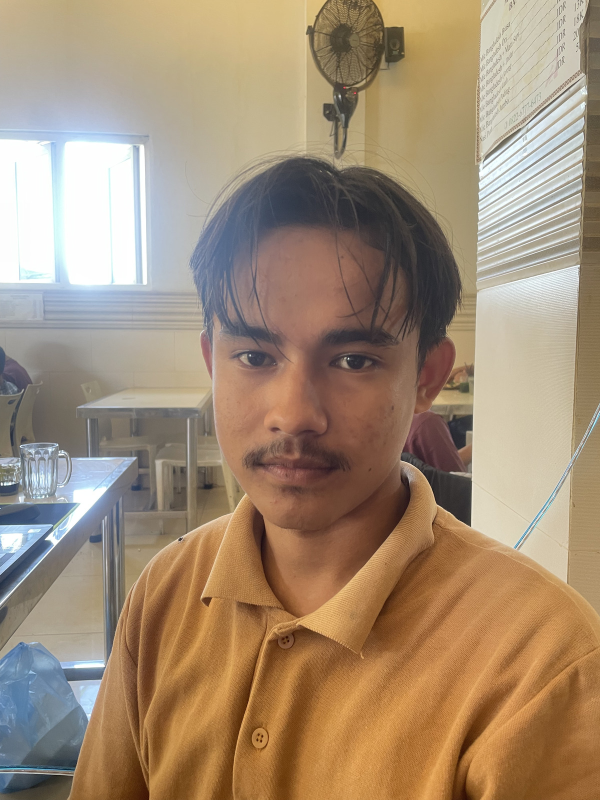
#> input picture Machine Learning for CV/Face Rekognition/fajar.jpg, 1200 x 1600 px (shown at 1/2 size)
$ jupyter execute --allow-errors facedetection.ipynb
#> lines starting #> are read from the running program, lines starting #| are printed output that depends on the picture
# Lab Deteksi Wajah Penglihatan Komputer - Notebook Siswa

Di lab ini, Anda akan menggunakan Amazon Rekognition untuk melakukan deteksi wajah pada wajah yang dikenal.

Langkah tingkat tinggi yang akan Anda lakukan di lab ini adalah:

1. Buat koleksi.

2. Unggah citra wajah yang ingin Anda deteksi ke notebook Amazon SageMaker.

3. Tambahkan citra ke koleksi.

4. Lihat kotak batas yang dibuat untuk citra.

5. Daftar wajah dalam koleksi.

6. Gunakan koleksi untuk menemukan wajah.

7. Lihat kotak pembatas wajah yang ditemukan.

8. Hapus koleksi.

---

## Mengimpor paket Python

Mulailah dengan mengimpor paket Python yang Anda butuhkan.

Dalam kode berikut:

- *matplotlib* menyediakan fungsi perencanaan
- *skimage* mewakili scikit-image, yang menyediakan beberapa alat manipulasi gambar yang berguna
- *boto3* mewakili AWS SDK for Python (Boto3), yang merupakan pustaka Python untuk AWS
- *numpy* mewakili NumPy, yang merupakan pustaka untuk memanipulasi data
- *PIL* mewakili Python Imaging Library, yang berisi satu set alat untuk menggambar citra

[cell 1]
from skimage import io
from skimage.transform import rescale
from matplotlib import pyplot as plt

import boto3

import numpy as np

from PIL import Image, ImageDraw, ImageColor, ImageOps

## Tugas 1: Membuat koleksi

Dalam tugas ini, Anda membuat koleksi di Amazon Rekognition.

Anda hanya perlu menjalankan langkah ini sekali.

#> (a cell that did not finish here is left out)

## Tugas 2: Mengunggah citra yang akan dicari

Gunakan citra contoh yang disediakan, yang bernama *mum.jpg*, dan unggah citra tersebut ke notebook ini.

Kemudian, lihat citra dengan menjalankan sel.

[cell 3]
filename = "fajar.jpg"

#> (the rest of this cell did not finish here and is left out)

Pastikan bahwa ukuran citra kurang dari 4096 x 4096 piksel. Jika citra lebih besar dari ukuran ini, maka Anda harus mengubah ukurannya dengan menggunakan kode berikut:

`faceimage = rescale(faceimage, 0.50, mode='constant')`

**Catatan:** Nilai numerik mewakili faktor yang akan diskalakan. Nilai *0,5* akan menskalakan citra menjadi 50 persen dari aslinya.

Saat citra diubah ukurannya, simpan file.

`io.imsave(filename, faceimage)`

**Tips:** Anda harus menyalin kode ke dalam sel kode dan menjalankannya.

## Tugas 3: Menambahkan citra ke koleksi

Tambahkan citra ke koleksi yang Anda buat sebelumnya.

[cell 4]
externalimageid = filename

#> (the rest of this cell did not finish here and is left out)

## Tugas 4: Melihat kotak pembatas untuk wajah yang terdeteksi

Jika wajah ditemukan, hasilnya harus mencakup lokasi wajah yang terdeteksi. Periksa kotak pembatas pada citra.

Untuk melakukannya, gunakan pustaka PIL, yang Anda impor sebelumnya di lab ini. Dengan mengekstrak BoundingBox, Anda dapat menggambar satu set garis di sekitar citra.

[cell 5]
img = Image.open(filename)
#> img is the input picture: PIL image 1200x1600 RGB; mean R, G, B 162.1, 140.4, 116.6
imgWidth, imgHeight = img.size
#> imgWidth = 1200; imgHeight = 1600

draw = ImageDraw.Draw(img)
#> (the rest of this cell did not finish here and is left out)

## Tugas 5: Daftar wajah dalam koleksi

Periksa citra yang Anda miliki dalam koleksi.

[cell 6]
maxResults=2
faces_count=0
tokens=True

#> (the rest of this cell did not finish here and is left out)

## Tugas 6: Menemukan wajah dengan menggunakan koleksi

Pada langkah ini, Anda akan menggunakan koleksi untuk mendeteksi wajah dalam citra.

Gunakan gambar contoh yang tersedia yang bernama *target.jpg* dan unggah ke notebook ini.

[cell 7]
targetfilename = "target.jpg"

targetimage = Image.open(targetfilename)
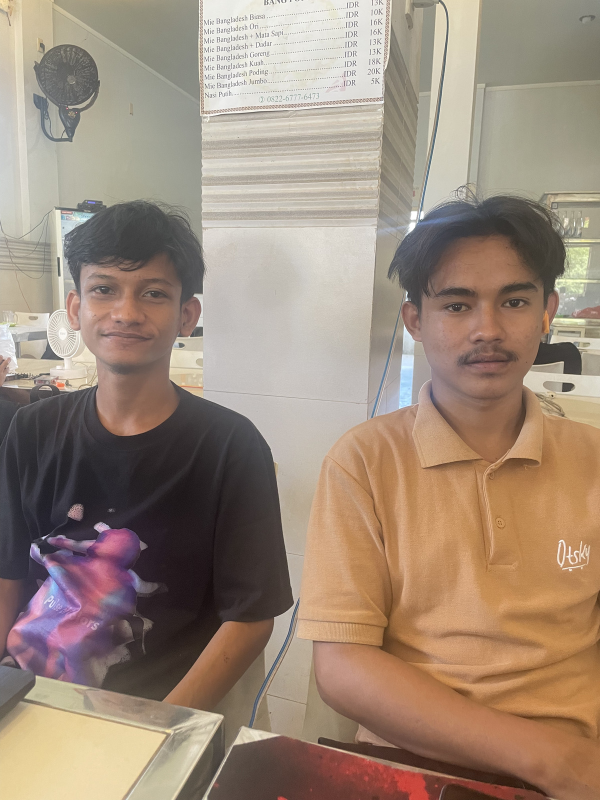
#> input picture Machine Learning for CV/Face Rekognition/target.jpg, 1200 x 1600 px (shown at 1/2 size)
#> targetimage is the input picture: PIL image 1200x1600 RGB; mean R, G, B 156.9, 137.8, 121.8
plt.imshow(targetimage)

[cell 8]
targetfilename = "target2.jpg"

targetimage = Image.open(targetfilename)
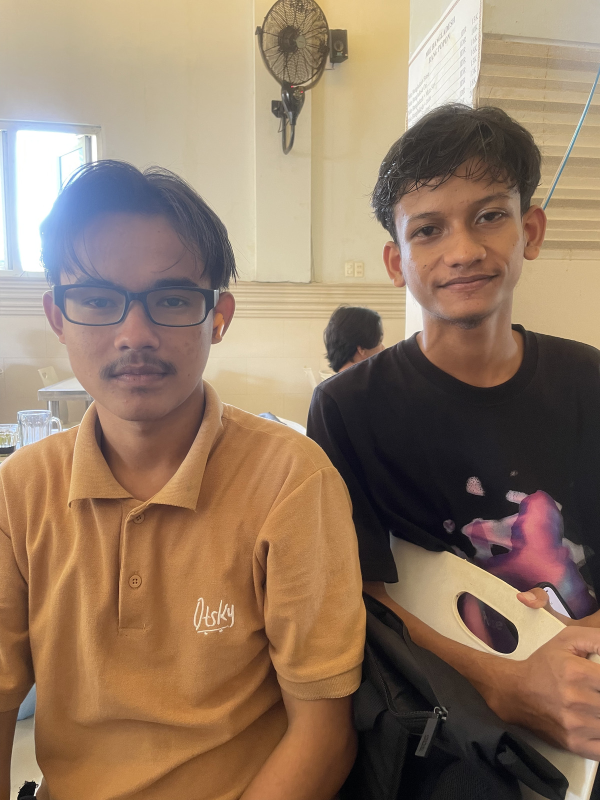
#> input picture Machine Learning for CV/Face Rekognition/target2.jpg, 1200 x 1600 px (shown at 1/2 size)
#> targetimage is the input picture: PIL image 1200x1600 RGB; mean R, G, B 146.7, 122.2, 100.5
plt.imshow(targetimage)
